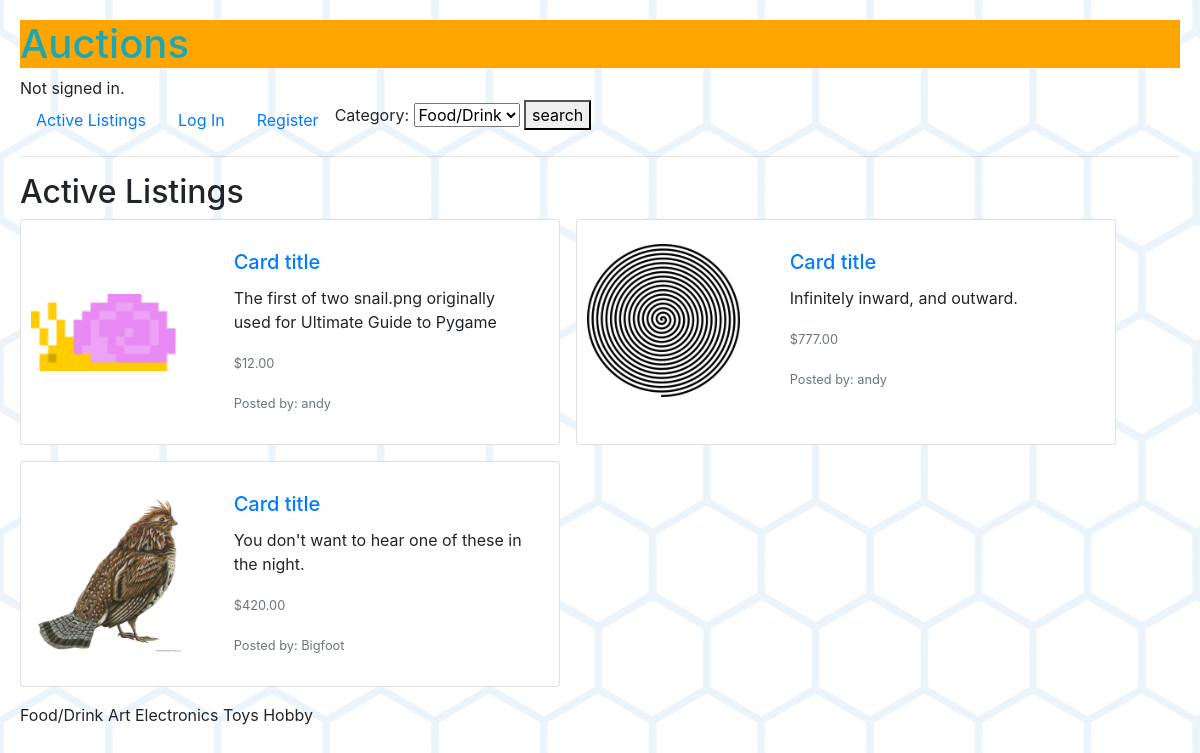
The page / on the database its author committed.
### auctions/models.py (models this page shows, shortened)
class Listing(models.Model):
    title = models.CharField(max_length=125)
    description = models.CharField(max_length=250, blank=True)
    start_bid = models.DecimalField(max_digits=7, decimal_places=2)
    image = models.ImageField(upload_to='media', null=True, blank=True)
    is_active = models.BooleanField(default=True)
    category = models.CharField(max_length=45, null=True, blank=True)

class User(AbstractUser):
    listings = models.ManyToManyField(Listing, blank=True, related_name="owner")
    watchlist = models.ManyToManyField(Listing, blank=True, related_name="watchers")
    def __str__(self):
        return f"{self.username}"

### auctions/views.py (the view)
# urls.py: path("", views.index, name="index"),
def index(request):
    return render(request, "auctions/index.html", {
        "listings": Listing.objects.all(),
        "categories":categories
    })

### auctions/templates/auctions/index.html
{% extends "auctions/layout.html" %}
{% block body %}
    <h2>Active Listings</h2>
  <div class="col">
    <div class="row">
    {% for listing in listings %}
    {% if listing.is_active %}
    <div class="card mb-3 mr-3" style="max-width: 540px;">
        <div class="row g-0">
          <div class="col-md-4"><a href="{% url 'listing' listing.id %}">
            <img src="{{ listing.image.url}}" class="img-fluid rounded-start" alt="{{ listing.title }}">
          </div>
          <div class="col-md-8">
            <div class="card-body">
              <h5 class="card-title"> Card title</h5></a>
              <p class="card-text">{{ listing.description }}</p>
              <p class="card-text"><small class="text-muted">${{ listing.start_bid }}</small></p>
              <p class="card-text"><small class="text-muted">Posted by: {{ listing.owner.first }}</small></p>
            </div>
          </div>
        </div>
      </div>
    {% endif %}
    {% endfor %}
  </div>
  </div>
{% for category in categories %}
    {{ category }}
{% endfor %}
{% endblock %}

### auctions/static/auctions/styles.css (style rules this page uses)
body { background: url("/media/media/bg.png"); margin: 20px; }
.card { padding: 10px; }
.card img { width: 100%; height: 100%; object-fit: contain; }

### rows shown on the page
Listing: image (picture), description "The first of two snail.png originally used for Ultimate Guide to Pygame", start_bid "12.00", owner.first "andy"
Listing: image (picture), description "Infinitely inward, and outward.", start_bid "777.00", owner.first "andy"
Listing: image (picture), description "You don't want to hear one of these in the night.", start_bid "420.00", owner.first "Bigfoot"

### other values the page prints
{{ category }} "Food/Drink" "Art" "Electronics" "Toys" "Hobby"
form field category "Food/Drink"
